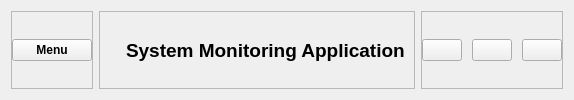
     <widget class="QFrame" name="header_frame">
      <property name="frameShadow">
       <enum>QFrame::Shadow::Raised</enum>
      </property>
      <layout class="QHBoxLayout" name="horizontalLayout">
       <item alignment="Qt::AlignmentFlag::AlignLeft">
        <widget class="QFrame" name="header_left_frame">
         <property name="frameShape">
          <enum>QFrame::Shape::StyledPanel</enum>
         </property>
         <property name="frameShadow">
          <enum>QFrame::Shadow::Raised</enum>
         </property>
         <layout class="QVBoxLayout" name="verticalLayout_2">
          <property name="spacing">
           <number>0</number>
          </property>
          <property name="leftMargin">
           <number>0</number>
          </property>
          <property name="topMargin">
           <number>0</number>
          </property>
          <property name="rightMargin">
           <number>0</number>
          </property>
          <property name="bottomMargin">
           <number>0</number>
          </property>
          <item>
           <widget class="QPushButton" name="MenuButton">
            <property name="font">
             <font>
              <bold>true</bold>
             </font>
            </property>
            <property name="text">
             <string>Menu</string>
            </property>
            <property name="icon">
             <iconset>
              <normaloff>icons/menu.svg</normaloff>icons/menu.svg</iconset>
            </property>
            <property name="iconSize">
             <size>
              <width>32</width>
              <height>32</height>
             </size>
            </property>
           </widget>
          </item>
         </layout>
        </widget>
       </item>
       <item>
        <widget class="QFrame" name="header_middle_frame">
         <property name="font">
          <font>
           <pointsize>14</pointsize>
          </font>
         </property>
         <property name="frameShape">
          <enum>QFrame::Shape::StyledPanel</enum>
         </property>
         <property name="frameShadow">
          <enum>QFrame::Shadow::Raised</enum>
         </property>
         <layout class="QHBoxLayout" name="horizontalLayout_3">
          <item alignment="Qt::AlignmentFlag::AlignRight">
           <widget class="QLabel" name="label_2">
            <property name="text">
             <string/>
            </property>
            <property name="pixmap">
             <pixmap>icons/airplay.svg</pixmap>
            </property>
           </widget>
          </item>
          <item>
           <widget class="QLabel" name="label">
            <property name="font">
             <font>
              <pointsize>14</pointsize>
              <italic>false</italic>
              <bold>true</bold>
              <underline>false</underline>
              <strikeout>false</strikeout>
             </font>
            </property>
            <property name="text">
             <string>System Monitoring Application</string>
            </property>
           </widget>
          </item>
         </layout>
        </widget>
       </item>
       <item alignment="Qt::AlignmentFlag::AlignRight">
        <widget class="QFrame" name="header_right_frame">
         <property name="frameShape">
          <enum>QFrame::Shape::StyledPanel</enum>
         </property>
         <property name="frameShadow">
          <enum>QFrame::Shadow::Raised</enum>
         </property>
         <layout class="QHBoxLayout" name="horizontalLayout_2">
          <property name="spacing">
           <number>10</number>
          </property>
          <property name="leftMargin">
           <number>0</number>
          </property>
          <property name="topMargin">
           <number>0</number>
          </property>
          <property name="rightMargin">
           <number>0</number>
          </property>
          <property name="bottomMargin">
           <number>0</number>
          </property>
          <item>
           <widget class="QPushButton" name="minimize_button">
            <property name="text">
             <string/>
            </property>
            <property name="icon">
             <iconset>
              <normaloff>icons/svg/free/cil-window-minimize.svg</normaloff>icons/svg/free/cil-window-minimize.svg</iconset>
            </property>
           </widget>
          </item>
          <item>
           <widget class="QPushButton" name="window_restore_button">
            <property name="text">
             <string/>
            </property>
            <property name="icon">
             <iconset>
              <normaloff>icons/svg/free/cil-window-restore.svg</normaloff>icons/svg/free/cil-window-restore.svg</iconset>
            </property>
           </widget>
          </item>
          <item>
           <widget class="QPushButton" name="exit_button">
            <property name="enabled">
             <bool>true</bool>
            </property>
            <property name="text">
             <string/>
            </property>
            <property name="icon">
             <iconset>
              <normaloff>icons/x.svg</normaloff>icons/x.svg</iconset>
            </property>
           </widget>
          </item>
         </layout>
        </widget>
       </item>
      </layout>
     </widget>
